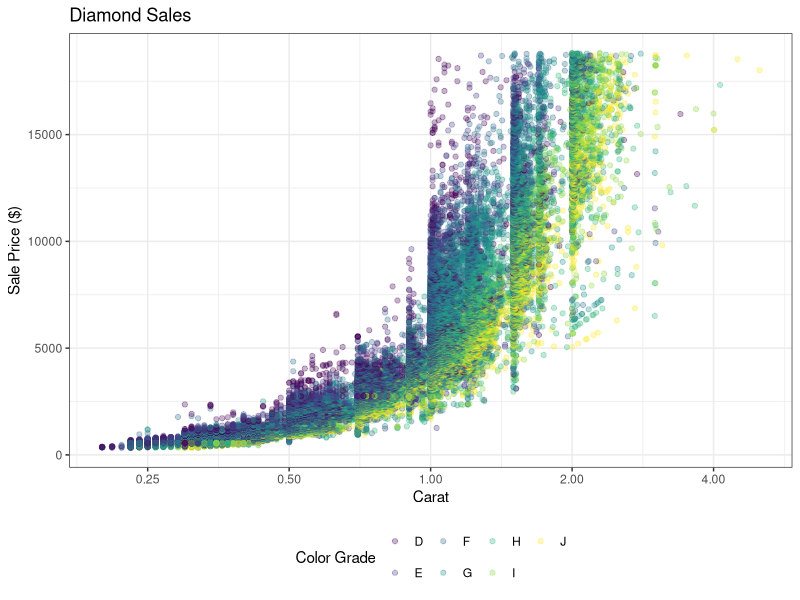

Write the R code that produced this figure.
## ---- chunk 1
knitr::opts_chunk$set(echo = TRUE, 
                      fig.width = 6, 
                      fig.height = 6, 
                      fig.align = 'center')
## ---- chunk 2
library(ggplot2)
data("diamonds")
## ---- chunk 3
ggplot(diamonds, aes(carat,  price, color = color)) +
  geom_point(alpha = 0.3) + theme_bw() + scale_x_continuous(trans = "log2") +
  labs(x = "Carat", y = "Sale Price ($)", color = "Color Grade", title = "Diamond Sales") + theme(legend.position = "bottom")
